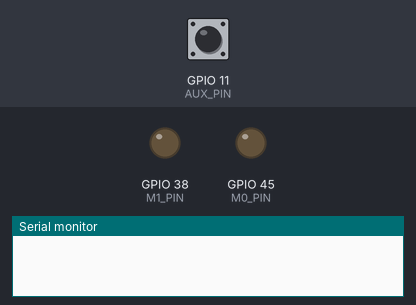
Simulated run of this sketch. Board: ESP32-S3. Parts: output pins drawn as LEDs (lit = HIGH), the last lines printed to the serial monitor. Inputs (shaded band) come from the test bench; at power-on: GPIO 11 (AUX_PIN) HIGH. The modem accepts every AT command (registered, SIM ready, sends succeed) and sends nothing else.

Above: at 0.0 s.
At 2.4 s:
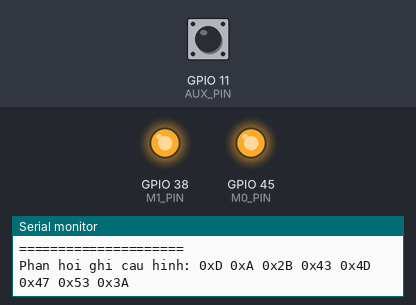
Timing chart, 0 to 4.4 s (numbered marks = the images above):
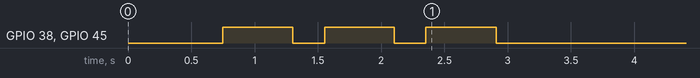

The sketch:

fixlora.ino
```cpp
#include "Arduino.h"

#define M0_PIN   45
#define M1_PIN   38
#define AUX_PIN  11
#define RX_PIN   12
#define TX_PIN   13

HardwareSerial mySerial(1);

// ==== SỬA CÁC GIÁ TRỊ NÀY THEO Ý MUỐN TRƯỚC KHI NẠP ====
const uint8_t NEW_ADDH   = 0x02;   // Byte cao của địa chỉ
const uint8_t NEW_ADDL   = 0x00;   // Byte thấp của địa chỉ
const uint8_t NEW_CHAN   = 21;     // Kênh (Channel)
const uint8_t NEW_SPED   = 0x1A;   // UART 9600bps, 8N1, AirRate 2.4kbps
const uint8_t NEW_OPTION = 0xC4;   // Fixed=Enable, FEC=Enable, Power=20dBm, IO=PushPull, Wakeup=250ms
// =========================================================

void waitAuxHigh(uint32_t timeoutMs = 3000) {
  uint32_t start = millis();
  while (digitalRead(AUX_PIN) == LOW) {
    if (millis() - start > timeoutMs) break;
    delay(5);
  }
  delay(50);
}

void enterConfigMode() {
  digitalWrite(M0_PIN, HIGH);
  digitalWrite(M1_PIN, HIGH); // Config mode (theo datasheet EBYTE)
  waitAuxHigh();
  delay(200);
  while (mySerial.available()) mySerial.read(); // xả buffer cũ
}

void enterNormalMode() {
  digitalWrite(M0_PIN, LOW);
  digitalWrite(M1_PIN, LOW);
  waitAuxHigh();
  delay(200);
}

void printConfig(const char* label, uint8_t* buf, int n) {
  Serial.print("== "); Serial.print(label); Serial.println(" ==");
  Serial.print("RAW: ");
  for (int i = 0; i < n; i++) {
    Serial.print("0x"); Serial.print(buf[i], HEX); Serial.print(" ");
  }
  Serial.println();
  if (n >= 6) {
    Serial.print("ADDH: 0x");   Serial.println(buf[1], HEX);
    Serial.print("ADDL: 0x");   Serial.println(buf[2], HEX);
    Serial.print("SPED: 0x");   Serial.println(buf[3], HEX);
    Serial.print("CHAN: ");     Serial.println(buf[4], DEC);
    Serial.print("OPTION: 0x"); Serial.println(buf[5], HEX);
  } else {
    Serial.println("!!! Khong nhan duoc phan hoi hop le !!!");
  }
  Serial.println("=====================");
}

void readConfig(const char* label) {
  enterConfigMode();

  mySerial.write((uint8_t)0xC1);
  mySerial.write((uint8_t)0xC1);
  mySerial.write((uint8_t)0xC1);
  delay(300);

  uint8_t buf[8]; int n = 0;
  while (mySerial.available() && n < 8) buf[n++] = mySerial.read();
  printConfig(label, buf, n);

  enterNormalMode();
}

void writeConfig() {
  enterConfigMode();

  mySerial.write((uint8_t)0xC0);
  mySerial.write(NEW_ADDH);
  mySerial.write(NEW_ADDL);
  mySerial.write(NEW_SPED);
  mySerial.write(NEW_CHAN);
  mySerial.write(NEW_OPTION);
  delay(300);

  Serial.print("Phan hoi ghi cau hinh: ");
  uint8_t buf[8]; int n = 0;
  while (mySerial.available() && n < 8) buf[n++] = mySerial.read();
  for (int i = 0; i < n; i++) {
    Serial.print("0x"); Serial.print(buf[i], HEX); Serial.print(" ");
  }
  Serial.println();
  if (n == 0) {
    Serial.println("!!! Khong co phan hoi - kiem tra lai wiring !!!");
  }

  enterNormalMode();
}

void setup() {
  Serial.begin(115200);
  delay(500);

  pinMode(M0_PIN, OUTPUT);
  pinMode(M1_PIN, OUTPUT);
  pinMode(AUX_PIN, INPUT);

  mySerial.begin(9600, SERIAL_8N1, RX_PIN, TX_PIN);

  enterNormalMode(); // đảm bảo về Normal trước khi bắt đầu

  Serial.println("\n########## BAT DAU CAU HINH MODULE ##########\n");

  readConfig("TRUOC KHI SUA");
  writeConfig();
  readConfig("SAU KHI SUA (xac minh)");

  Serial.println("\n########## HOAN TAT ##########");
  Serial.println("Neu SAU KHI SUA hien thi dung nhu NEW_ADDH/ADDL/CHAN/OPTION ban da dat,");
  Serial.println("thi cau hinh da duoc luu thanh cong. Ban co the nap sketch gui/nhan gio.");
}

void loop() {
  // Không làm gì thêm - chỉ chạy 1 lần trong setup()
}
```
